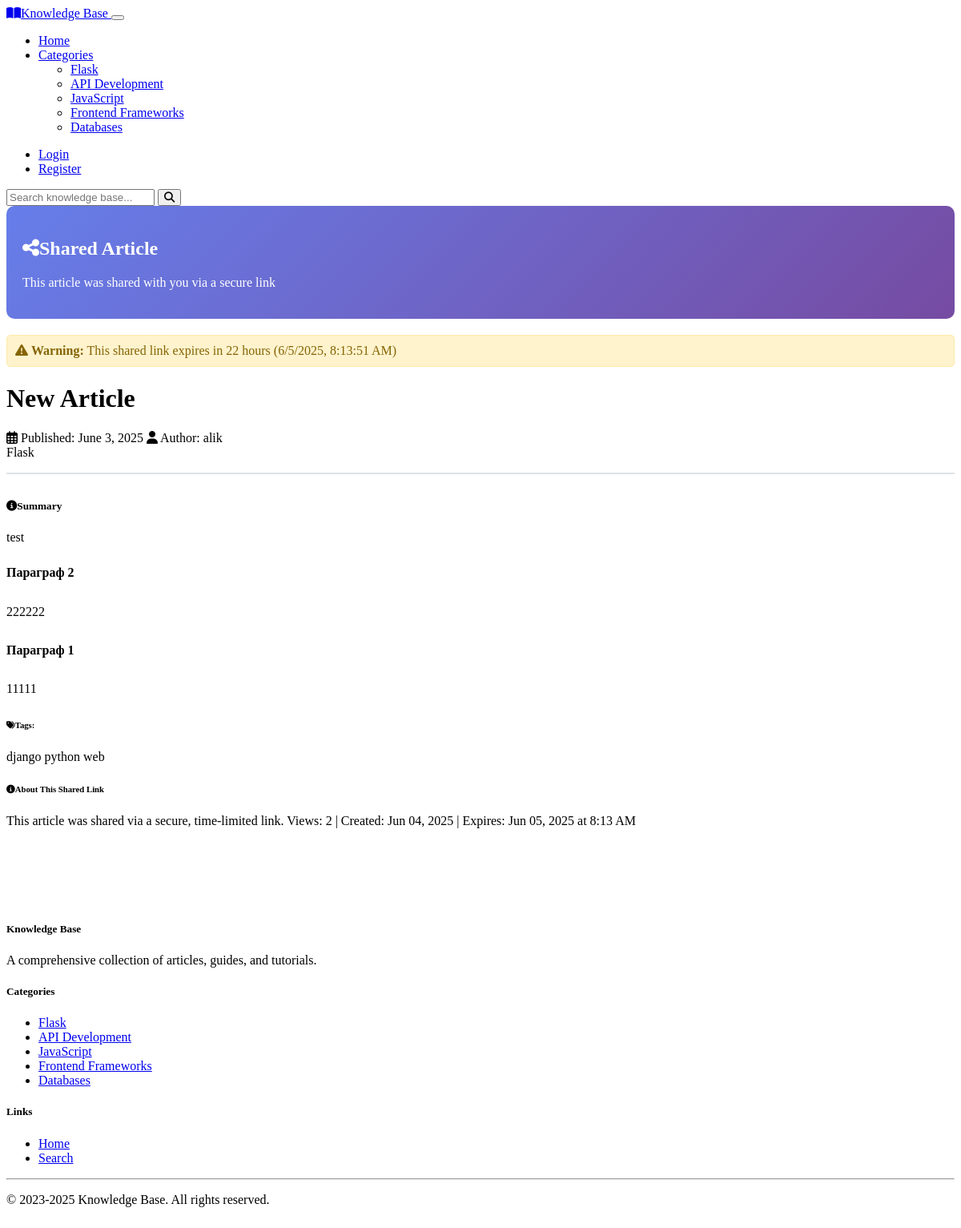
Screenshot of /shared/0lZPhsveJALcW5wpp-DGedDjLgPaNO7-Z8VboU-3gAQ/ with the database file from the repository.
### kb/models.py (models this page shows, shortened)
class Category(models.Model):
    name = models.CharField(max_length=100)
    description = models.TextField()
    class Meta:
        verbose_name_plural = "Categories"

class Article(models.Model):
    title = models.CharField(max_length=200)
    summary = models.TextField()
    category = models.ForeignKey(Category, on_delete=models.CASCADE, related_name='articles')
    author = models.ForeignKey(User, on_delete=models.CASCADE, related_name='articles', null=True, blank=True)
    tags = models.JSONField(default=list)
    created_at = models.DateField(default=timezone.now)
    updated_at = models.DateField(default=timezone.now)

class ArticleParagraph(models.Model):
    article = models.ForeignKey(Article, on_delete=models.CASCADE, related_name='paragraphs')
    title = models.CharField(max_length=200)
    content = HTMLField()
    order = models.PositiveIntegerField(default=0)
    created_at = models.DateTimeField(auto_now_add=True)
    updated_at = models.DateTimeField(auto_now=True)
    class Meta:
        ordering = ['order']

class SecureShareLink(models.Model):
    article = models.ForeignKey(Article, on_delete=models.CASCADE, related_name='share_links')
    paragraph = models.ForeignKey(ArticleParagraph, on_delete=models.CASCADE, related_name='share_links', null=True, blank=True)
    token = models.CharField(max_length=64, unique=True, db_index=True)
    created_by = models.ForeignKey(User, on_delete=models.CASCADE, null=True, blank=True)
    created_at = models.DateTimeField(auto_now_add=True)
    expires_at = models.DateTimeField()
    view_count = models.PositiveIntegerField(default=0)
    last_accessed = models.DateTimeField(null=True, blank=True)
    is_active = models.BooleanField(default=True)
    class Meta:
        ordering = ['-created_at']
        indexes = [
            models.Index(fields=['token']),
            models.Index(fields=['expires_at']),
            models.Index(fields=['article', '-created_at']),
        ]
    def save(self, *args, **kwargs):
        if not self.token:
            self.token = self.generate_secure_token()
        if not self.expires_at:
            settings = ShareSettings.get_settings()
            self.expires_at = timezone.now() + timedelta(hours=settings.link_expiry_hours)
        super().save(*args, **kwargs)
    @property
    def is_expired(self):
        return timezone.now() > self.expires_at
    @property
    def is_valid(self):
        return self.is_active and not self.is_expired
    def record_view(self):
        self.view_count += 1
        self.last_accessed = timezone.now()
        self.save(update_fields=['view_count', 'last_accessed'])

### kb/views.py (the view, shortened to what this page needs)
# urls.py: path('shared/<str:token>/', views.shared_article, name='shared_article'),
def shared_article(request, token):
    try:
        share_link = get_object_or_404(SecureShareLink, token=token)
        settings = ShareSettings.get_settings()
        if settings.require_authentication and not request.user.is_authenticated:
            return redirect('login')
        if settings.track_views:
            share_link.record_view()
            ShareLinkView.objects.create(
                share_link=share_link,
                ip_address=get_client_ip(request),
                user_agent=request.META.get('HTTP_USER_AGENT', '')[:500],
                referrer=request.META.get('HTTP_REFERER')
            )
        article = share_link.article
        if share_link.paragraph:
            context = {
                'article': article,
                'paragraph': share_link.paragraph,
                'share_link': share_link,
                'is_shared_view': True,
                'is_paragraph_share': True,
                'expires_at': share_link.expires_at,
                'title': f"{share_link.paragraph.title} - {article.title}"
            }
        else:
            context = {
                'article': article,
                'share_link': share_link,
                'is_shared_view': True,
                'is_paragraph_share': False,
                'expires_at': share_link.expires_at,
                'title': article.title
            }
        return render(request, 'shared_article.html', context)
    except SecureShareLink.DoesNotExist:
        return render(request, 'shared_not_found.html', {
            'title': 'Share Link Not Found'
        })

### templates/shared_article.html (shortened to what this page needs)
{% extends 'layout.html' %}
{% load static %}
{% block content %}
<div class="container py-4">
    <div class="shared-header text-center">
        {% if is_paragraph_share %}
        <h2><i class="fas fa-share-alt me-2"></i>Shared Section</h2>
        <p class="mb-0">A specific section from "{{ article.title }}" was shared with you via a secure link</p>
        {% else %}
        <h2><i class="fas fa-share-alt me-2"></i>Shared Article</h2>
        <p class="mb-0">This article was shared with you via a secure link</p>
        {% endif %}
    </div>
    <div class="expiry-warning">
    </div>
    <div class="row">
        <div class="col-lg-10 mx-auto">
            <div class="article-header">
                {% if is_paragraph_share %}
                <nav aria-label="breadcrumb" class="mb-3">
                    <ol class="breadcrumb">
                        <li class="breadcrumb-item text-muted">{{ article.category.name }}</li>
                        <li class="breadcrumb-item text-muted">{{ article.title }}</li>
                        <li class="breadcrumb-item active" aria-current="page">{{ paragraph.title }}</li>
                    </ol>
                </nav>
                <h1>{{ paragraph.title }}</h1>
                <div class="article-metadata">
                    <p class="text-muted mb-2">
                        <i class="fas fa-book me-2"></i>From article: <strong>{{ article.title }}</strong>
                    </p>
                    <div class="d-flex justify-content-between flex-wrap">
                        <div>
                            <span class="me-3"><i class="far fa-calendar-alt me-1"></i> Published: {{ article.created_at }}</span>
                            {% if article.author %}
                            <span><i class="fas fa-user me-1"></i> Author: {{ article.author.username }}</span>
                            {% endif %}
                        </div>
                        <div>
                            <span class="badge bg-primary">{{ article.category.name }}</span>
                        </div>
                    </div>
                </div>
                {% else %}
                <h1>{{ article.title }}</h1>
                <div class="article-metadata d-flex justify-content-between flex-wrap">
                    <div>
                        <span class="me-3"><i class="far fa-calendar-alt me-1"></i> Published: {{ article.created_at }}</span>
                        {% if article.author %}
                        <span><i class="fas fa-user me-1"></i> Author: {{ article.author.username }}</span>
                        {% endif %}
                    </div>
                    <div>
                        <span class="badge bg-primary">{{ article.category.name }}</span>
                    </div>
                </div>
                {% endif %}
            </div>
            {% if is_paragraph_share %}
            <div class="alert alert-primary mb-4">
                <i class="fas fa-info-circle me-2"></i>
                You're viewing a specific section of this article via a secure share link.
            </div>
            <div class="paragraph-content mb-4">
                {{ paragraph.content|safe }}
            </div>
            {% if paragraph.attachments.exists %}
            <div class="paragraph-attachments mb-4">
                <h5><i class="fas fa-paperclip me-2"></i>Attachments</h5>
                <div class="row">
                    {% for attachment in paragraph.attachments.all %}
                    <div class="col-md-6 mb-2">
                        <div class="d-flex align-items-center p-2 border rounded">
                            <i class="fas fa-file me-2 text-primary"></i>
                            <div>
                                <a href="{{ attachment.file.url }}" target="_blank" class="text-decoration-none">
                                    {{ attachment.original_name }}
                                </a>
                                <div class="small text-muted">
                                    Uploaded: {{ attachment.uploaded_at|date:"M d, Y" }}
                                    {% if attachment.file_size %}
                                    | Size: {{ attachment.file_size|filesizeformat }}
                                    {% endif %}
                                </div>
                            </div>
                        </div>
                    </div>
                    {% endfor %}
                </div>
            </div>
            {% endif %}
            {% else %}
            {% if article.summary %}
            <div class="card bg-dark mb-4">
                <div class="card-body">
                    <h5 class="card-title"><i class="fas fa-info-circle me-2"></i>Summary</h5>
                    <p class="card-text">{{ article.summary }}</p>
                </div>
            </div>
            {% endif %}
            <div class="article-content mb-4">
                {% if article.paragraphs.exists %}
                    {% for paragraph in article.paragraphs.all %}
                    <div class="paragraph-section mb-4">
                        <h4 class="paragraph-title">{{ paragraph.title }}</h4>
                        <div class="paragraph-content">
                            {{ paragraph.content|safe }}
                        </div>
                    </div>
                    {% endfor %}
                {% endif %}
            </div>
            {% endif %}
            {% if article.tags %}
            <div class="mb-4">
                <h6><i class="fas fa-tags me-2"></i>Tags:</h6>
                {% for tag in article.tags %}
                <span class="badge bg-secondary me-2">{{ tag }}</span>
                {% endfor %}
            </div>
            {% endif %}
            <div class="card border-info mb-4">
                <div class="card-body text-center">
                    <h6 class="card-title"><i class="fas fa-info-circle me-2"></i>About This Shared Link</h6>
                    <p class="card-text small text-muted mb-0">
                        This article was shared via a secure, time-limited link.
                        Views: {{ share_link.view_count }} |
                        Created: {{ share_link.created_at|date:"M d, Y" }} |
                        Expires: {{ expires_at|date:"M d, Y \a\t g:i A" }}
                    </p>
                </div>
            </div>
        </div>
    </div>
</div>
{% endblock %}

### templates/layout.html (shortened to what this page needs)
{% load static %}
<!DOCTYPE html>
<html lang="en" data-bs-theme="dark">
<head>
    <link href="https://cdn.replit.com/agent/bootstrap-agent-dark-theme.min.css" rel="stylesheet">
    <link rel="stylesheet" href="https://cdnjs.cloudflare.com/ajax/libs/font-awesome/6.4.0/css/all.min.css">
    <link rel="stylesheet" href="https://cdnjs.cloudflare.com/ajax/libs/highlight.js/11.7.0/styles/github-dark.min.css">
    <link rel="stylesheet" href="{% static 'css/custom.css' %}">
</head>
<body>
    <nav class="navbar navbar-expand-lg navbar-dark bg-dark">
        <div class="container">
            <a class="navbar-brand" href="{% url 'index' %}">
                <i class="fas fa-book-open me-2"></i>Knowledge Base
            </a>
            <button class="navbar-toggler" type="button" data-bs-toggle="collapse" data-bs-target="#navbarMain" aria-controls="navbarMain" aria-expanded="false" aria-label="Toggle navigation">
            </button>
            <div class="collapse navbar-collapse" id="navbarMain">
                <ul class="navbar-nav me-auto">
                    <li class="nav-item">
                        <a class="nav-link {% if request.path == '/' %}active{% endif %}" href="{% url 'index' %}">Home</a>
                    </li>
                    <li class="nav-item dropdown">
                        <a class="nav-link dropdown-toggle" href="#" id="categoriesDropdown" role="button" data-bs-toggle="dropdown" aria-expanded="false">
                            Categories
                        </a>
                        <ul class="dropdown-menu" aria-labelledby="categoriesDropdown">
                            {% for category in categories %}
                            <li><a class="dropdown-item" href="{% url 'category_detail' category_id=category.id %}">{{ category.name }}</a></li>
                            {% endfor %}
                        </ul>
                    </li>
                </ul>
                <ul class="navbar-nav ms-auto">
                    {% if user.is_authenticated %}
                    <li class="nav-item dropdown">
                        <a class="nav-link dropdown-toggle" href="#" id="userDropdown" role="button" data-bs-toggle="dropdown" aria-expanded="false">
                            <i class="fas fa-user me-1"></i>{{ user.username }}
                        </a>
                        <ul class="dropdown-menu dropdown-menu-end" aria-labelledby="userDropdown">
                            <li><a class="dropdown-item" href="{% url 'logout' %}">Logout</a></li>
                        </ul>
                    </li>
                    {% else %}
                    <li class="nav-item">
                        <a class="nav-link {% if request.path == '/login/' %}active{% endif %}" href="{% url 'login' %}">Login</a>
                    </li>
                    <li class="nav-item">
                        <a class="nav-link {% if request.path == '/register/' %}active{% endif %}" href="{% url 'register' %}">Register</a>
                    </li>
                    {% endif %}
                </ul>
                <div class="d-flex position-relative">
                    <form id="searchForm" class="d-flex" action="{% url 'search' %}" method="get">
                        <input id="searchInput" class="form-control me-2" type="search" placeholder="Search knowledge base..." aria-label="Search" name="q">
                        <button class="btn btn-outline-light" type="submit">
                            <i class="fas fa-search"></i>
                        </button>
                    </form>
                </div>
            </div>
        </div>
    </nav>
    <main class="container py-4">
        {% block content %}{% endblock %}
    </main>
    <footer class="footer bg-dark text-light">
        <div class="container">
            <div class="row">
                <div class="col-md-6">
                    <h5>Knowledge Base</h5>
                    <p>A comprehensive collection of articles, guides, and tutorials.</p>
                </div>
                <div class="col-md-3">
                    <h5>Categories</h5>
                    <ul class="list-unstyled">
                        {% for category in categories %}
                        <li><a href="{% url 'category_detail' category_id=category.id %}" class="text-decoration-none link-light">{{ category.name }}</a></li>
                        {% endfor %}
                    </ul>
                </div>
                <div class="col-md-3">
                    <h5>Links</h5>
                    <ul class="list-unstyled">
                        <li><a href="{% url 'index' %}" class="text-decoration-none link-light">Home</a></li>
                        <li><a href="{% url 'search' %}" class="text-decoration-none link-light">Search</a></li>
                    </ul>
                </div>
            </div>
            <hr>
            <div class="text-center">
                <p>&copy; 2023-2025 Knowledge Base. All rights reserved.</p>
            </div>
        </div>
    </footer>
</body>
</html>

### rows the page displays
Category: name "Flask"
Category: name "API Development"
Category: name "JavaScript"
Category: name "Frontend Frameworks"
Category: name "Databases"
Article: title "New Article", created_at "June 3, 2025", author.username "alik", category.name "Flask", summary "test"
ArticleParagraph: title "Параграф 2", content "222222"
ArticleParagraph: title "Параграф 1", content "11111"
SecureShareLink: view_count "2", created_at "Jun 04, 2025", expires_at "Jun 05, 2025 at 8:13 AM"

### other values shown
{{ tag }} "django" "python" "web"
